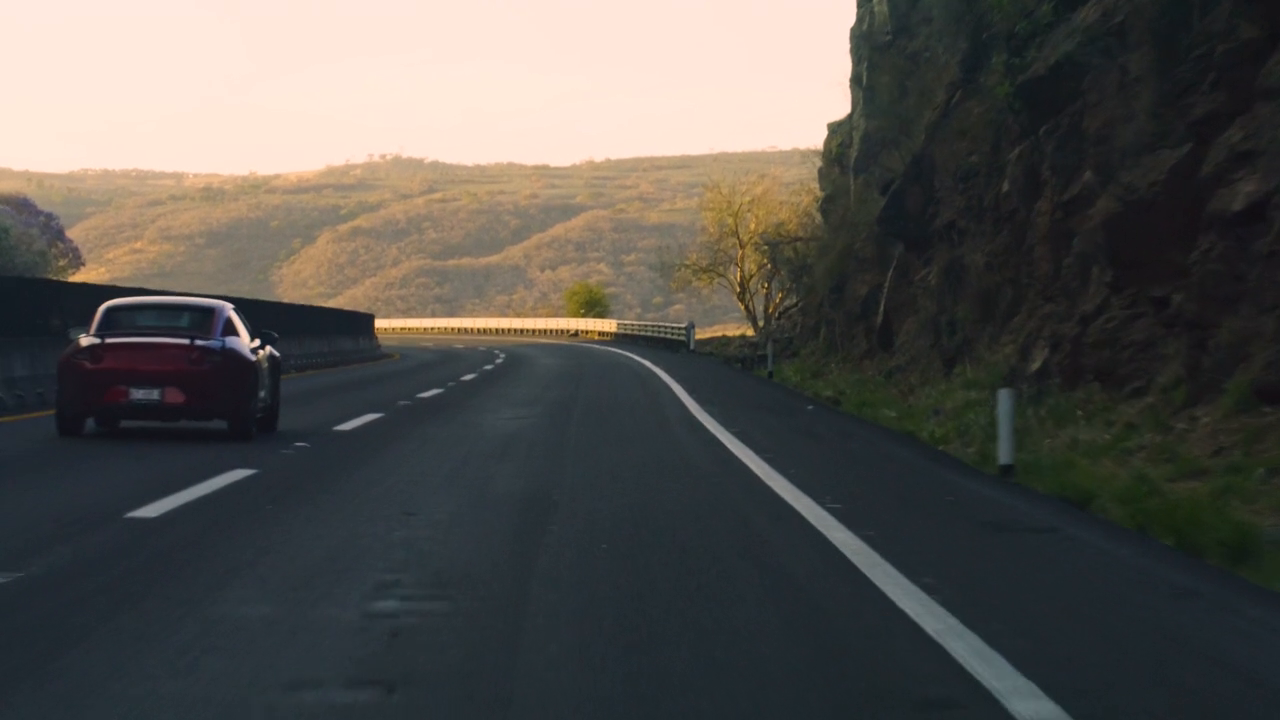
#> input picture frame 17 of road.mp4, 1280 x 720 px
$ python histvideo.py
#> lines starting #> are read from the running program, lines starting #| are printed output that depends on the picture
from pathlib import Path
import cv2
import numpy as np
# 재생할 동영상 파일 경로 설정 (웹캠 사용 시 0으로 변경)
SOURCE = str('road.mp4')
# 동영상 파일 열기
cap = cv2.VideoCapture(SOURCE)
# 동영상이 정상적으로 열렸는지 확인
if not cap.isOpened():
    raise RuntimeError('Camera/video open failed')
# 저장할 이미지 파일 경로 설정
target = Path('output/photo.png')
# output 폴더가 없으면 생성
target.parent.mkdir(exist_ok=True)
# 재생 속도 설정 (카메라: 1ms, 동영상: 42ms ≈ 24fps)
delay = 1 if isinstance(SOURCE, int) else 42
while True:
    # 프레임 한 장 읽기
    ret, frame = cap.read()
#> frame is the input picture: shape (720, 1280, 3); mean B, G, R 79.2, 83.1, 85.2
    # 더 이상 프레임이 없으면 반복 종료
    if not ret:
        break
    # 현재 프레임을 화면에 표시
    cv2.imshow('CAPTURE', frame)
    gray = cv2.cvtColor(frame, cv2.COLOR_BGR2GRAY)
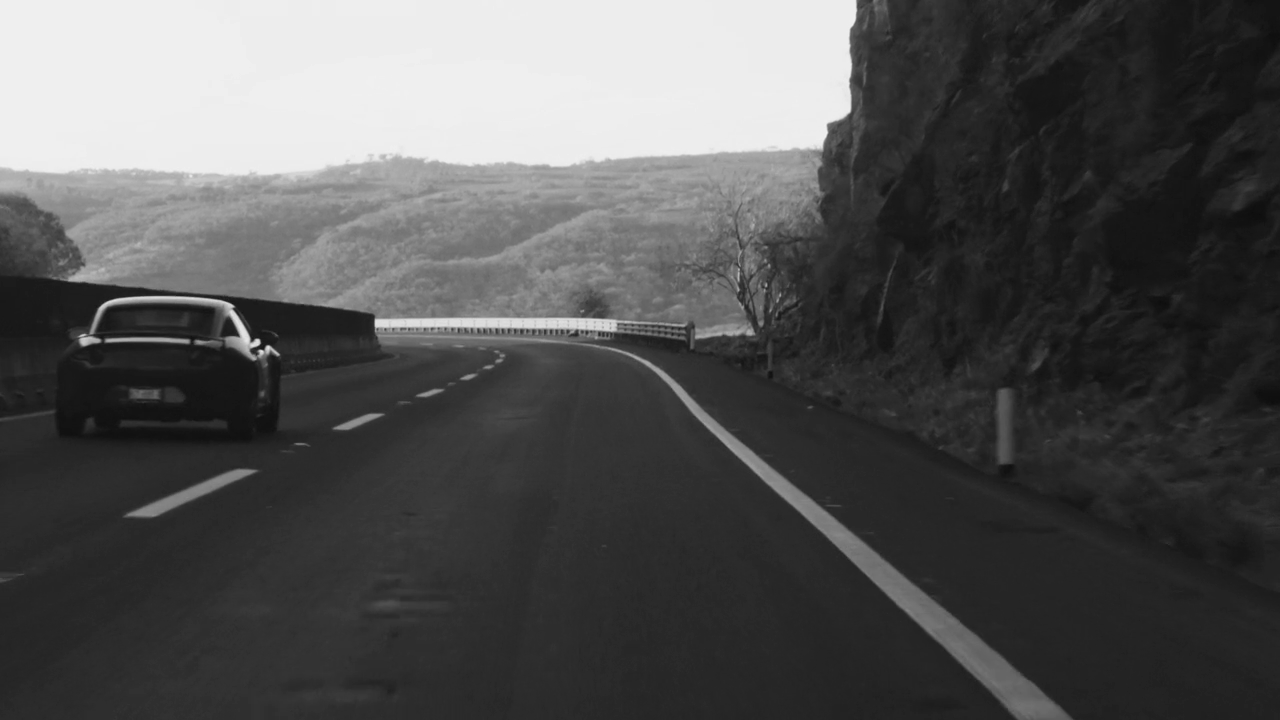
#> gray: shape (720, 1280); min 12, max 241, mean 83.3
    hist = cv2.calcHist([gray], [0], None, [256], [0, 256])
#> hist = 256 values, max 54338 at index 237, min 0 at index 0, mean 3600
    width, height = 512, 300
    canvas = np.zeros((height, width, 3), dtype=np.uint8)
    values = hist.ravel()
#> values has the same summary as hist
    values = values / max(float(values.max()), 1.0) * (height - 1)
#> values = 256 values, max 299 at index 237, min 0 at index 0, mean 19.81

    points = np.column_stack((
        np.linspace(0, width - 1, 256),
        height - 1 - values
    )).astype(np.int32)
#> points = 256 pairs, first value 0 to 511, second value 0 to 299

    cv2.polylines(canvas, [points], False, (0, 255, 0), 1)
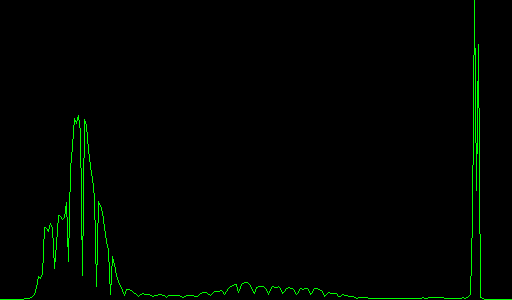
#> canvas: shape (300, 512, 3); mean of channels 0, 1, 2 0, 3.8, 0; drawn as B, G, R


    cv2.imshow("Histogram", canvas)

    cv2.imshow('gray',gray)
    # 키 입력 대기
    key = cv2.waitKey(delay) & 0xFF
#> (key q is pressed here)
    # 's' 키 → 현재 프레임을 이미지로 저장
    if key == ord('s'):
        print('saved:', cv2.imwrite(str(target), frame))
    # 'q' 키 → 프로그램 종료
    if key == ord('q'):
        break
# 동영상 자원 해
cap.release()
# 열린 모든 창 닫기
cv2.destroyAllWindows()

$ run again, starting later in the video
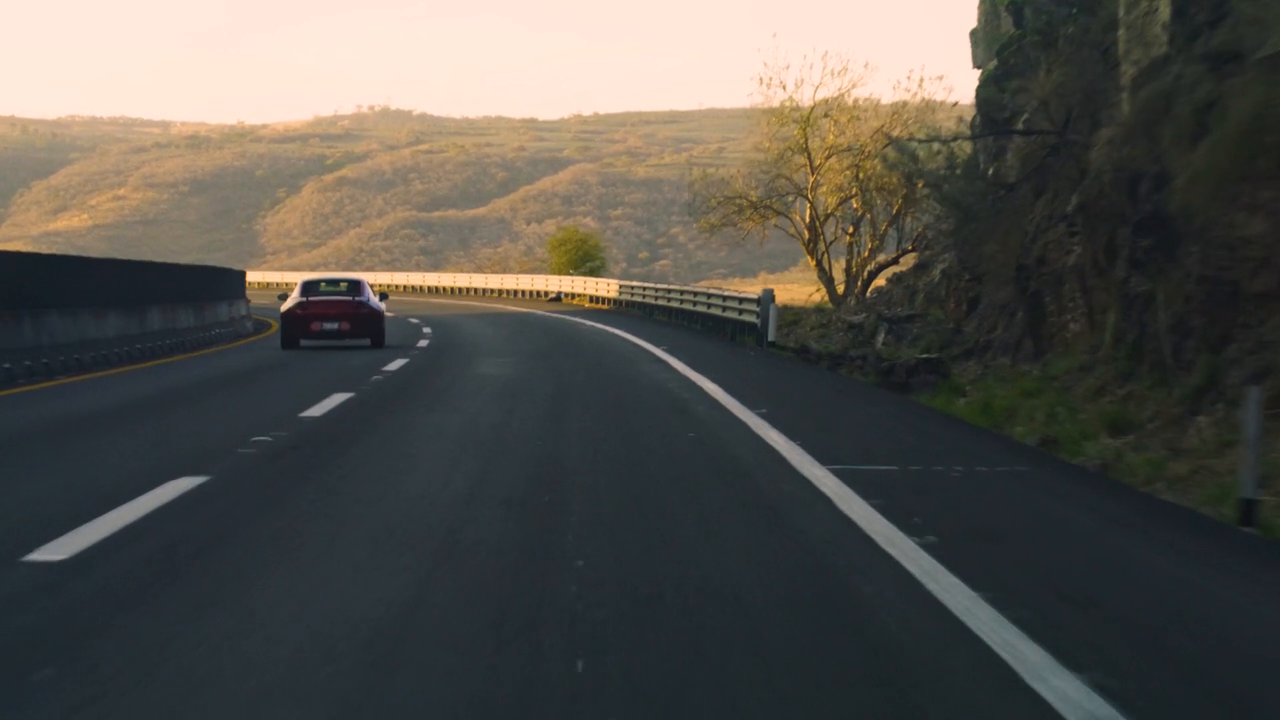
#> input picture frame 79 of road.mp4, 1280 x 720 px
#> frame is the input picture: shape (720, 1280, 3); mean B, G, R 77.4, 83, 85.2
#> `gray = cv2.cvtColor(frame, cv2.COLOR_BGR2GRAY)`:
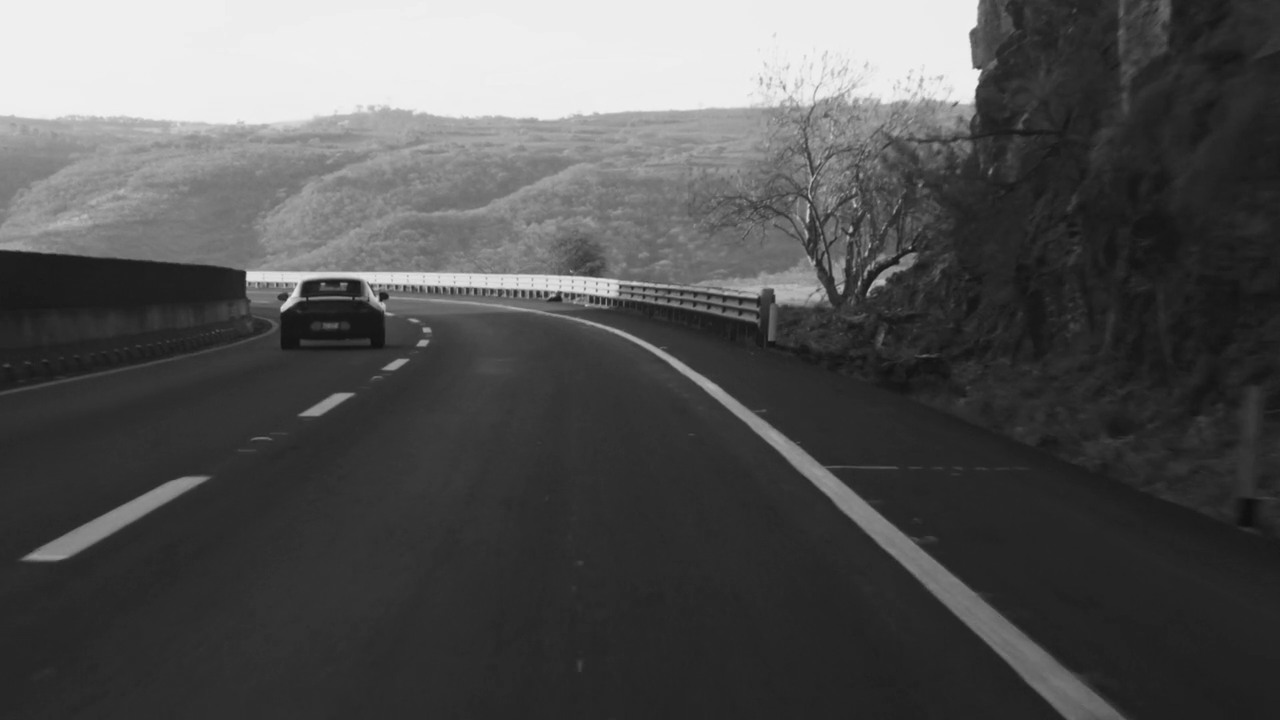
#> gray: shape (720, 1280); min 15, max 241, mean 83
#> hist = 256 values, max 37624 at index 43, min 0 at index 0, mean 3600
#> `values = hist.ravel()`: values has the same summary as hist
#> `values = values / max(float(values.max()), 1.0) * (height - 1)`: values = 256 values, max 299 at index 43, min 0 at index 0, mean 28.61
#> points = 256 pairs, first value 0 to 511, second value 0 to 299
#> `cv2.polylines(canvas, [points], False, (0, 255, 0), 1)`:
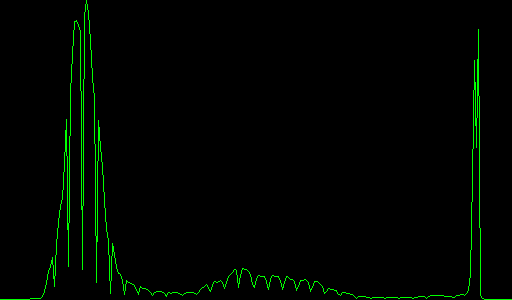
#> canvas: shape (300, 512, 3); mean of channels 0, 1, 2 0, 4.8, 0; drawn as B, G, R

$ run again, starting later in the video
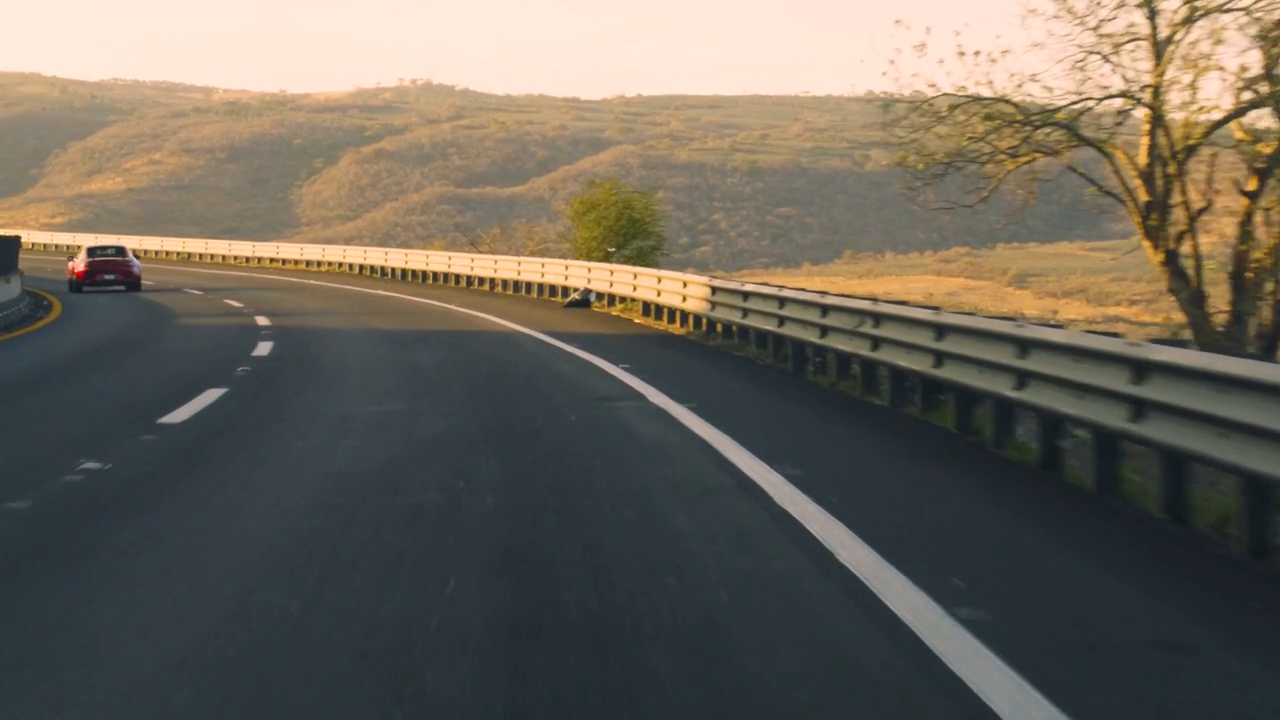
#> input picture frame 141 of road.mp4, 1280 x 720 px
#> frame is the input picture: shape (720, 1280, 3); mean B, G, R 90.1, 101.3, 107.6
#> `gray = cv2.cvtColor(frame, cv2.COLOR_BGR2GRAY)`:
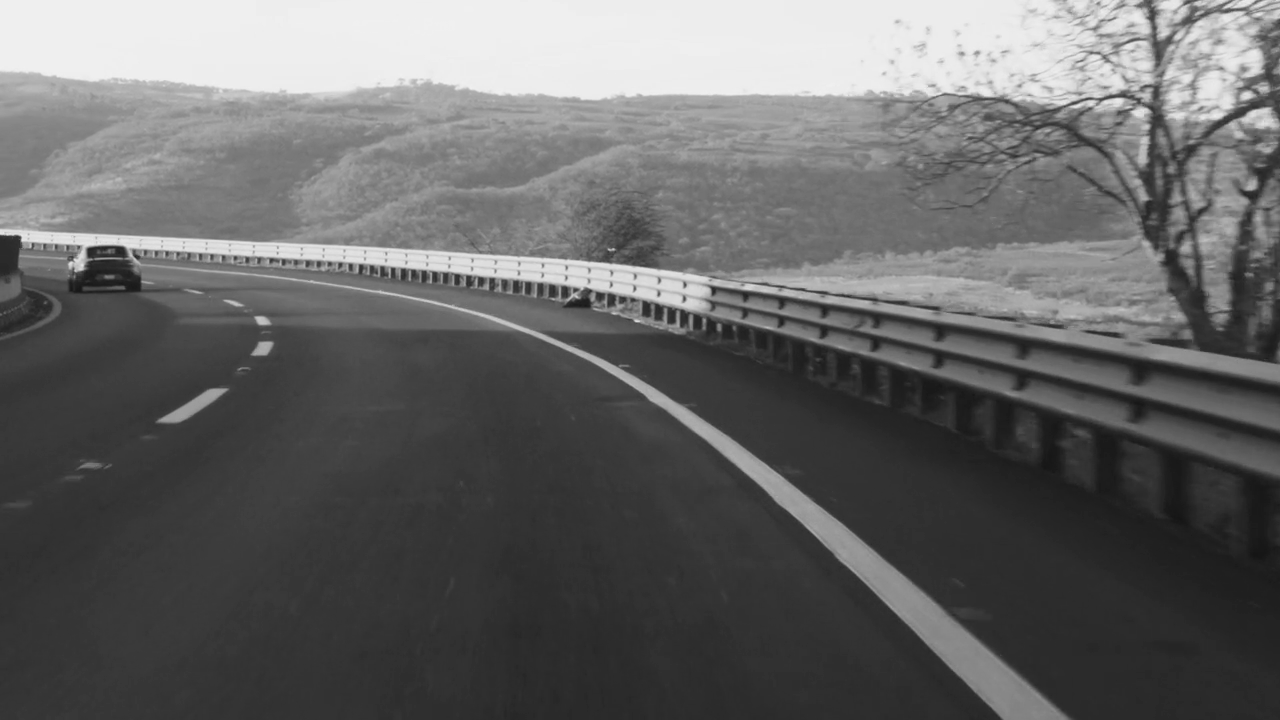
#> gray: shape (720, 1280); min 20, max 240, mean 102
#> hist = 256 values, max 28194 at index 239, min 0 at index 0, mean 3600
#> `values = hist.ravel()`: values has the same summary as hist
#> `values = values / max(float(values.max()), 1.0) * (height - 1)`: values = 256 values, max 299 at index 239, min 0 at index 0, mean 38.18
#> points = 256 pairs, first value 0 to 511, second value 0 to 299
#> `cv2.polylines(canvas, [points], False, (0, 255, 0), 1)`:
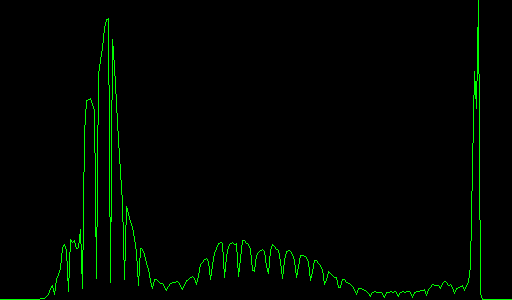
#> canvas: shape (300, 512, 3); mean of channels 0, 1, 2 0, 5.3, 0; drawn as B, G, R
